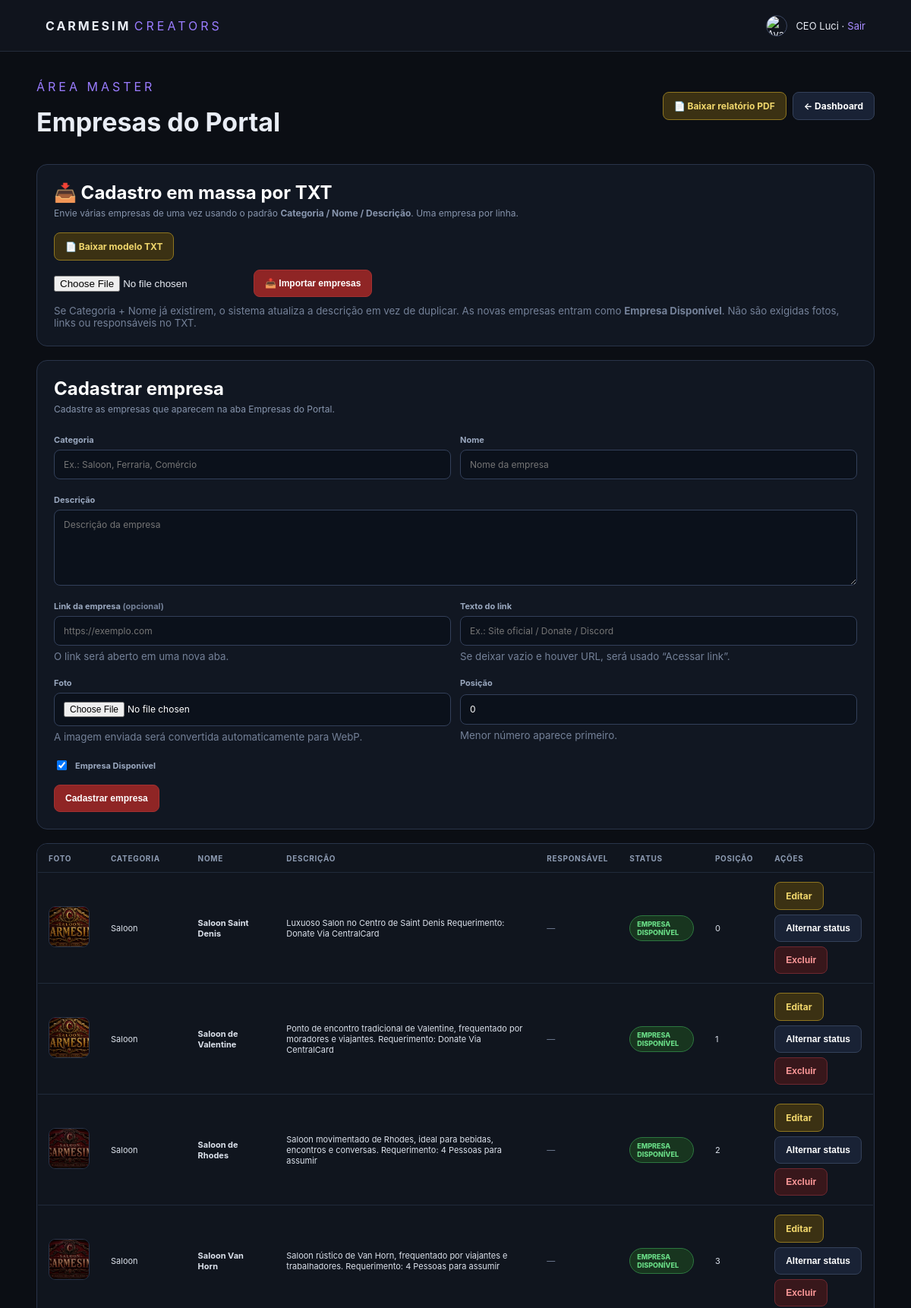
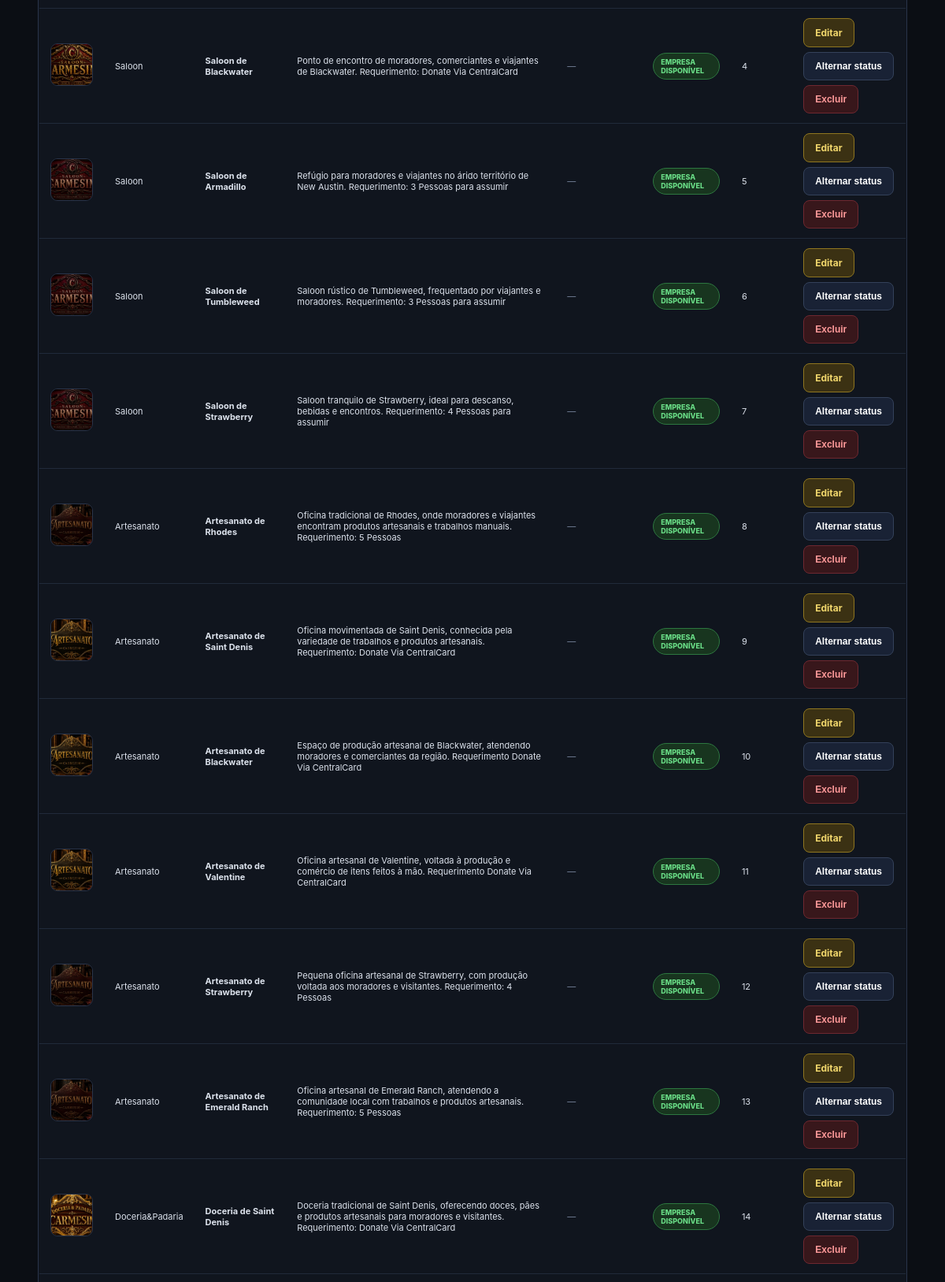
The app's page /admin/empresas.php (signed in, upper part) with its own data (2 pictures, top to bottom).
### tables this page shows
CREATE TABLE IF NOT EXISTS `site_companies` (
  `id` int(10) UNSIGNED NOT NULL AUTO_INCREMENT,
  `photo` varchar(500) DEFAULT NULL,
  `category` varchar(120) NOT NULL,
  `name` varchar(150) NOT NULL,
  `description` varchar(700) DEFAULT NULL,
  `responsible` varchar(180) DEFAULT NULL,
  `link_url` varchar(1000) DEFAULT NULL,
  `link_text` varchar(160) DEFAULT NULL,
  `available` tinyint(1) NOT NULL DEFAULT 1,
  `position` int(11) NOT NULL DEFAULT 0,
  `active` tinyint(1) NOT NULL DEFAULT 1,
  `created_at` timestamp NULL DEFAULT current_timestamp(),
  `updated_at` timestamp NULL DEFAULT current_timestamp() ON UPDATE current_timestamp(),
  PRIMARY KEY (`id`),
  KEY `idx_site_companies_active_position` (`active`,`position`,`name`)
);

### admin/empresas.php (the view, shortened to what this page needs)
<?php
require_once '../config/database.php';
$pdo->exec("CREATE TABLE IF NOT EXISTS site_companies (
    id INT UNSIGNED AUTO_INCREMENT PRIMARY KEY,
    photo VARCHAR(500) NULL,
    category VARCHAR(120) NOT NULL,
    name VARCHAR(150) NOT NULL,
    description VARCHAR(700) NULL,
    link_url VARCHAR(1000) NULL,
    link_text VARCHAR(160) NULL,
    available TINYINT(1) NOT NULL DEFAULT 1,
    position INT NOT NULL DEFAULT 0,
    active TINYINT(1) NOT NULL DEFAULT 1,
    created_at TIMESTAMP DEFAULT CURRENT_TIMESTAMP,
    updated_at TIMESTAMP DEFAULT CURRENT_TIMESTAMP ON UPDATE CURRENT_TIMESTAMP,
    INDEX idx_site_companies_active_position(active, position, name)
) ENGINE=InnoDB DEFAULT CHARSET=utf8mb4");
$msg=''; $error=''; $editing=null;
$companies=$pdo->query('SELECT * FROM site_companies ORDER BY position ASC, name ASC')->fetchAll();
?>
<!doctype html><html lang="pt-BR"><head><meta charset="utf-8"><meta name="viewport" content="width=device-width,initial-scale=1"><title>Empresas • Master</title><link rel="stylesheet" href="../assets/css/style.css"></head><body><header class="topbar"><div><b>CARMESIM</b> <span>CREATORS</span></div><div class="top-user"><?php if(!empty($_SESSION['staff_discord_avatar'])): ?><img class="discord-avatar-top" src="<?=htmlspecialchars($_SESSION['staff_discord_avatar'])?>" alt="Avatar Discord"><?php endif; ?><?=htmlspecialchars($_SESSION['staff_name'])?> · <a href="../logout.php">Sair</a></div></header>
<main class="container company-wrap"><div class="page-head"><div><p class="eyebrow">ÁREA MASTER</p><h1>Empresas do Portal</h1></div><div class="head-actions"><a class="btnx gold" href="relatorio_empresas_pdf.php" target="_blank">📄 Baixar relatório PDF</a><a class="btnx" href="index.php">← Dashboard</a></div></div>
<section class="company-form"><h2>📥 Cadastro em massa por TXT</h2><p class="sub">Envie várias empresas de uma vez usando o padrão <strong>Categoria / Nome / Descrição</strong>. Uma empresa por linha.</p>
<div style="display:flex;gap:10px;flex-wrap:wrap;align-items:center;margin-bottom:12px"><a class="btnx gold" href="?download_template=1">📄 Baixar modelo TXT</a></div>
<form method="post" enctype="multipart/form-data" style="display:flex;gap:10px;flex-wrap:wrap;align-items:center"><input type="hidden" name="action" value="import_txt"><input type="file" name="companies_txt" accept=".txt,text/plain" required><button class="btnx primary" type="submit">📥 Importar empresas</button></form>
<small class="muted" style="display:block;margin-top:10px">Se Categoria + Nome já existirem, o sistema atualiza a descrição em vez de duplicar. As novas empresas entram como <strong>Empresa Disponível</strong>. Não são exigidas fotos, links ou responsáveis no TXT.</small></section>
<section class="company-form"><h2><?= $editing ? 'Editar empresa' : 'Cadastrar empresa' ?></h2><p class="sub">Cadastre as empresas que aparecem na aba Empresas do Portal.</p>
<form method="post" enctype="multipart/form-data"><input type="hidden" name="action" value="save"><input type="hidden" name="id" value="<?= (int)($editing['id']??0) ?>">
<div class="fields"><div class="field"><label>Categoria</label><input name="category" value="<?=htmlspecialchars($editing['category']??'')?>" placeholder="Ex.: Saloon, Ferraria, Comércio" required></div><div class="field"><label>Nome</label><input name="name" value="<?=htmlspecialchars($editing['name']??'')?>" placeholder="Nome da empresa" required></div><div class="field full"><label>Descrição</label><textarea name="description" placeholder="Descrição da empresa"><?=htmlspecialchars($editing['description']??'')?></textarea></div><div class="field"><label>Link da empresa <span class="muted">(opcional)</span></label><input type="url" name="link_url" value="<?=htmlspecialchars($editing['link_url']??'')?>" placeholder="https://exemplo.com"><small class="muted">O link será aberto em uma nova aba.</small></div><div class="field"><label>Texto do link</label><input name="link_text" value="<?=htmlspecialchars($editing['link_text']??'')?>" placeholder="Ex.: Site oficial / Donate / Discord"><small class="muted">Se deixar vazio e houver URL, será usado “Acessar link”.</small></div><div class="field full" id="responsibleField"><label>Responsável <span class="muted">(somente quando estiver Não Disponível)</span></label><input name="responsible" id="responsibleInput" value="<?=htmlspecialchars($editing['responsible']??'')?>" placeholder="Nome do responsável pela empresa"><small class="muted">Somente para gerenciamento administrativo. Não aparece na aba Empresas.</small></div><div class="field"><label>Foto</label><input type="file" name="photo" accept="image/jpeg,image/png,image/webp,image/gif"><small class="muted">A imagem enviada será convertida automaticamente para WebP.</small><?php if(!empty($editing['photo'])): ?><div class="photo-preview"><img src="../assets/images/empresas/<?=htmlspecialchars($editing['photo'])?>" alt=""><span class="muted">Foto atual. Envie outra para substituir.</span></div><?php endif; ?></div><div class="field"><label>Posição</label><input type="number" name="position" value="<?= (int)($editing['position']??0) ?>" min="0"><small class="muted">Menor número aparece primeiro.</small></div><div class="field full"><label class="check"><input type="checkbox" id="availableInput" name="available" value="1" <?=!isset($editing['available'])||$editing['available']?'checked':''?>> Empresa Disponível</label></div></div>
<div class="actions"><button class="btnx primary" type="submit"><?= $editing ? 'Salvar alterações' : 'Cadastrar empresa' ?></button><?php if($editing): ?><a class="btnx" href="empresas.php">Cancelar</a><?php endif; ?></div></form></section>
<section class="table-wrap"><table class="company-table"><thead><tr><th>Foto</th><th>Categoria</th><th>Nome</th><th>Descrição</th><th>Responsável</th><th>Status</th><th>Posição</th><th>Ações</th></tr></thead><tbody><?php if(!$companies): ?><tr><td colspan="8" class="muted">Nenhuma empresa cadastrada.</td></tr><?php else: foreach($companies as $c): ?><tr><td><?php if(!empty($c['photo'])):?><img class="company-thumb" src="../assets/images/empresas/<?=htmlspecialchars($c['photo'])?>" alt=""><?php else:?><div class="company-thumb"></div><?php endif;?></td><td><?=htmlspecialchars($c['category'])?></td><td><strong><?=htmlspecialchars($c['name'])?></strong></td><td><?=htmlspecialchars($c['description']?:'—')?></td><td><?=((int)$c['available']===0 && !empty($c['responsible']))?htmlspecialchars($c['responsible']):'<span class="muted">—</span>'?></td><td><span class="status-pill <?=$c['available']?'available':'unavailable'?>"><?=$c['available']?'Empresa Disponível':'Não Disponível'?></span></td><td><?= (int)$c['position'] ?></td><td><div class="row-actions"><a class="btnx gold" href="empresas.php?edit=<?=(int)$c['id']?>">Editar</a><form method="post" style="display:inline"><input type="hidden" name="action" value="toggle"><input type="hidden" name="id" value="<?=(int)$c['id']?>"><button class="btnx" type="submit">Alternar status</button></form><form method="post" style="display:inline" onsubmit="return confirm('Excluir esta empresa?')"><input type="hidden" name="action" value="delete"><input type="hidden" name="id" value="<?=(int)$c['id']?>"><button class="btnx danger" type="submit">Excluir</button></form></div></td></tr><?php endforeach; endif; ?></tbody></table></section>
</main></body></html>

### assets/css/style.css (style rules this page uses)
* { box-sizing:border-box }
body { margin:0;background:#080a10;color:#e9edf5;font-family:Inter,Arial,sans-serif }
a { color:#a98cff;text-decoration:none }
.topbar { height:68px;padding:0 5%;display:flex;align-items:center;justify-content:space-between;background:#10141d;border-bottom:1px solid #242b3a }
.topbar b { letter-spacing:3px }
.topbar span,.eyebrow { color:#9a7cff;letter-spacing:4px }
.container { width:min(1180px,92%);margin:32px auto }
.page-head,.profile-head { display:flex;align-items:center;justify-content:space-between;gap:20px;margin:20px 0 25px }
h1 { font-size:34px;margin:5px 0 10px }
h2 { margin-top:36px }
.primary { background:#7656ee }
table { width:100%;border-collapse:collapse;background:#10151e;border:1px solid #252e3e;border-radius:12px;overflow:hidden }
th,td { padding:13px;border-bottom:1px solid #252e3e;text-align:left }
th { color:#9ba5b8;font-size:12px;text-transform:uppercase }
.muted { color:#8e98ab }
.danger { background:#3a1d24;color:#ffb0b8 }
.actions { display:flex;gap:8px;align-items:center;flex-wrap:wrap }
label { font-size:12px;color:#aeb7c8;margin-top:8px }
.top-user { font-size:13px }
.table-wrap { overflow-x:auto;border-radius:12px }
.actions { min-width:210px }
.discord-avatar-top { width:28px;height:28px;border-radius:50%;object-fit:cover;vertical-align:middle;margin-right:7px;border:1px solid #3a4560 }
.top-user { display:flex;align-items:center;gap:4px }

### admin/empresas.php (style rules this page uses)
body { background:#0b0e14 }
.company-wrap { max-width:1180px;margin:0 auto }
.company-form { background:#111722;border:1px solid #29344a;border-radius:14px;padding:22px;margin-bottom:18px }
.company-form h2 { margin:0 0 5px;color:#fff }
.company-form .sub { color:#8795ad;font-size:12px;margin:0 0 18px }
.fields { display:grid;grid-template-columns:1fr 1fr;gap:12px }
.field { display:grid;gap:6px }
.field.full { grid-column:1/-1 }
.field label { font-size:11px;color:#9aa8bf;font-weight:700 }
.field input,.field textarea,.field select { width:100%;background:#0b111b;color:#fff;border:1px solid #33405a;border-radius:8px;padding:11px 12px;outline:none;font:inherit;font-size:12px }
.field textarea { min-height:100px;resize:vertical }
.check { display:flex;align-items:center;gap:8px;color:#dce2ec;font-size:12px }
.check input { width:auto }
.actions { display:flex;gap:9px;margin-top:16px }
.head-actions { display:flex;gap:8px;align-items:center }
.btnx { border:1px solid #34415a;background:#192235;color:#fff;border-radius:8px;padding:10px 14px;font-weight:700;font-size:12px;cursor:pointer }
.btnx.primary { background:#8f2525;border-color:#a33131 }
.btnx.gold { background:#3b3113;border-color:#8f7620;color:#f1d76c }
.btnx.danger { background:#38171b;border-color:#6e2830;color:#ff9a9a }
.table-wrap { background:#111722;border:1px solid #29344a;border-radius:14px;overflow:auto }
.company-table { width:100%;border-collapse:collapse;min-width:850px }
.company-table th,.company-table td { padding:12px 14px;border-bottom:1px solid #202a3a;text-align:left;font-size:11px }
.company-table th { color:#8d9bb2;font-size:10px;text-transform:uppercase;letter-spacing:.7px }
.company-table td { color:#dce2ec }
.company-thumb { width:54px;height:54px;border-radius:9px;object-fit:cover;background:#0b0e14;border:1px solid #29344a }
.status-pill { display:inline-flex;padding:5px 9px;border-radius:999px;font-weight:800;font-size:9px;text-transform:uppercase }
.status-pill.available { background:#18351f;border:1px solid #2d7740;color:#69dc86 }
.muted { color:#748198 }
.row-actions { display:flex;gap:6px;flex-wrap:wrap }

### records on screen
site_companies: photo (picture), category "Saloon", name "Saloon Saint Denis", description "Luxuoso Salon no Centro de Saint Denis Requerimento: Donate Via CentralCard", available "EMPRESA DISPONÍVEL", position "0"
site_companies: photo (picture), category "Saloon", name "Saloon de Valentine", description "Ponto de encontro tradicional de Valentine, frequentado por moradores e viajantes. Requerimento: Donate Via CentralCard", available "EMPRESA DISPONÍVEL", position "1"
site_companies: photo (picture), category "Saloon", name "Saloon de Rhodes", description "Saloon movimentado de Rhodes, ideal para bebidas, encontros e conversas. Requerimento: 4 Pessoas para assumir", available "EMPRESA DISPONÍVEL", position "2"
site_companies: photo (picture), category "Saloon", name "Saloon Van Horn", description "Saloon rústico de Van Horn, frequentado por viajantes e trabalhadores. Requerimento: 4 Pessoas para assumir", available "EMPRESA DISPONÍVEL", position "3"
site_companies: photo (picture), category "Saloon", name "Saloon de Blackwater", description "Ponto de encontro de moradores, comerciantes e viajantes de Blackwater. Requerimento: Donate Via CentralCard", available "EMPRESA DISPONÍVEL", position "4"
site_companies: photo (picture), category "Saloon", name "Saloon de Armadillo", description "Refúgio para moradores e viajantes no árido território de New Austin. Requerimento: 3 Pessoas para assumir", available "EMPRESA DISPONÍVEL", position "5"
site_companies: photo (picture), category "Saloon", name "Saloon de Tumbleweed", description "Saloon rústico de Tumbleweed, frequentado por viajantes e moradores. Requerimento: 3 Pessoas para assumir", available "EMPRESA DISPONÍVEL", position "6"
site_companies: photo (picture), category "Saloon", name "Saloon de Strawberry", description "Saloon tranquilo de Strawberry, ideal para descanso, bebidas e encontros. Requerimento: 4 Pessoas para assumir", available "EMPRESA DISPONÍVEL", position "7"
site_companies: photo (picture), category "Artesanato", name "Artesanato de Rhodes", description "Oficina tradicional de Rhodes, onde moradores e viajantes encontram produtos artesanais e trabalhos manuais. Requerimento: 5 Pessoas", available "EMPRESA DISPONÍVEL", position "8"
site_companies: photo (picture), category "Artesanato", name "Artesanato de Saint Denis", description "Oficina movimentada de Saint Denis, conhecida pela variedade de trabalhos e produtos artesanais. Requerimento: Donate Via CentralCard", available "EMPRESA DISPONÍVEL", position "9"
site_companies: photo (picture), category "Artesanato", name "Artesanato de Blackwater", description "Espaço de produção artesanal de Blackwater, atendendo moradores e comerciantes da região. Requerimento Donate Via CentralCard", available "EMPRESA DISPONÍVEL", position "10"
site_companies: photo (picture), category "Artesanato", name "Artesanato de Valentine", description "Oficina artesanal de Valentine, voltada à produção e comércio de itens feitos à mão. Requerimento Donate Via CentralCard", available "EMPRESA DISPONÍVEL", position "11"
site_companies: photo (picture), category "Artesanato", name "Artesanato de Strawberry", description "Pequena oficina artesanal de Strawberry, com produção voltada aos moradores e visitantes. Requerimento: 4 Pessoas", available "EMPRESA DISPONÍVEL", position "12"
site_companies: photo (picture), category "Artesanato", name "Artesanato de Emerald Ranch", description "Oficina artesanal de Emerald Ranch, atendendo a comunidade local com trabalhos e produtos artesanais. Requerimento: 5 Pessoas", available "EMPRESA DISPONÍVEL", position "13"
site_companies: photo (picture), category "Doceria&Padaria", name "Doceria de Saint Denis", description "Doceria tradicional de Saint Denis, oferecendo doces, pães e produtos artesanais para moradores e visitantes. Requerimento: Donate Via CentralCard", available "EMPRESA DISPONÍVEL", position "14"

### other values on screen
$_SESSION['staff_name'] "CEO Luci"
